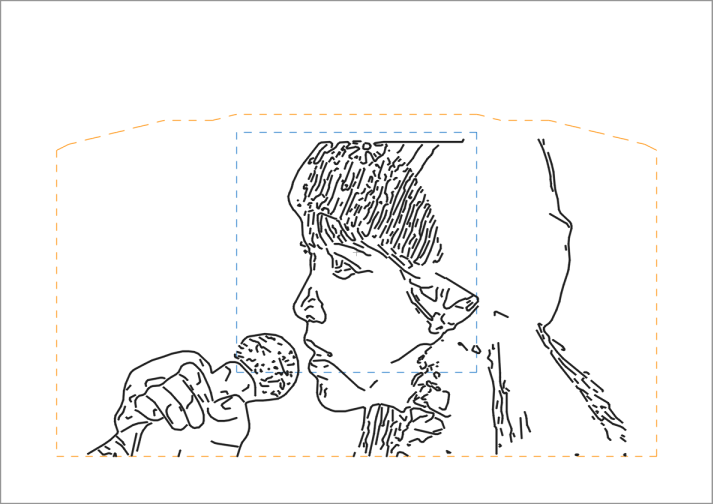
#> input picture LOG/assets/2026-09-26-bigger-drawing/photo1_mic_250mm_paper.png, 713 x 504 px
$ python lesson-01.py ../../LOG/assets/2026-09-26-bigger-drawing/photo1_mic_250mm_paper.png
#> lines starting #> are read from the running program, lines starting #| are printed output that depends on the picture
#!/usr/bin/env python3
"""OpenCV lesson 1: inspect an image and compare grayscale, blur, and Canny."""

import argparse
from pathlib import Path

import cv2 as cv


def main() -> None:
    parser = argparse.ArgumentParser(description=__doc__)
    parser.add_argument("image", type=Path, help="input photo or illustration")
    parser.add_argument(
        "--out",
        type=Path,
        default=Path("opencv_lesson1_output"),
        help="directory for saved intermediate images",
    )
    args = parser.parse_args()

    source = cv.imread(str(args.image), cv.IMREAD_COLOR)
#> source is the input picture: shape (504, 713, 3); mean B, G, R 243.9, 244.1, 244.2
    if source is None:
        parser.error(f"OpenCV could not read the image: {args.image}")

    height, width, channels = source.shape
#> height = 504; width = 713; channels = 3
    print(f"Image size (width x height): {width} x {height}")
#| Image size (width x height): 713 x 504
    print(f"Channels: {channels} (OpenCV color order: BGR)")
#| Channels: 3 (OpenCV color order: BGR)
    print(f"Data type: {source.dtype}; intensity range: {source.min()}..{source.max()}")
#| Data type: uint8; intensity range: 30..255

    gray = cv.cvtColor(source, cv.COLOR_BGR2GRAY)
    blurred = cv.GaussianBlur(gray, (5, 5), 0)
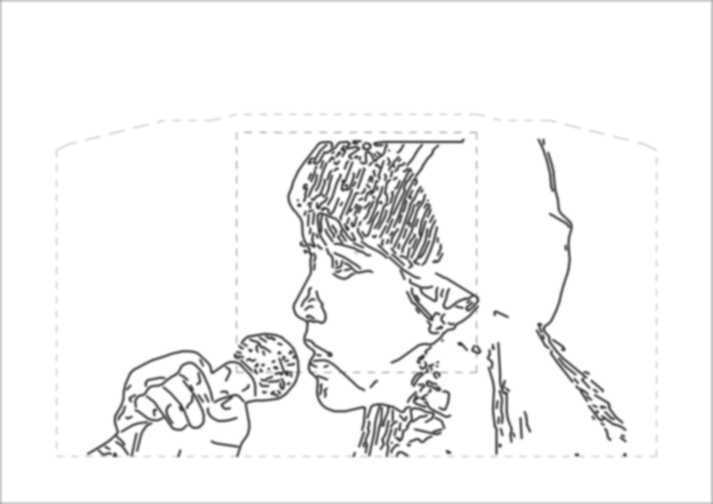
#> blurred: shape (504, 713); min 54, max 255, mean 244.3
    edges_low = cv.Canny(blurred, 50, 120)
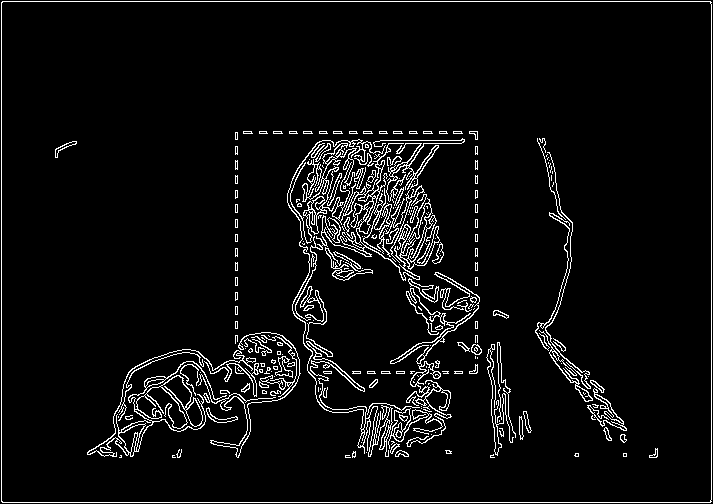
#> edges_low: shape (504, 713); 5.3% white in thin lines or dots
    edges_high = cv.Canny(blurred, 100, 200)
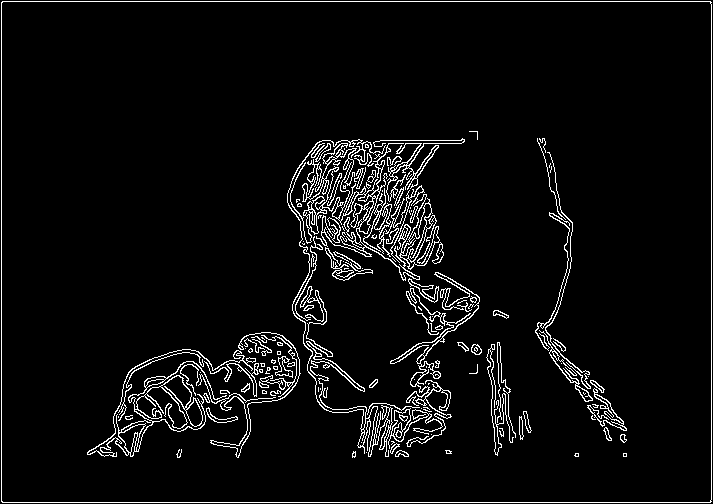
#> edges_high: shape (504, 713); 5% white in thin lines or dots

    args.out.mkdir(parents=True, exist_ok=True)
    stages = {
        "01_gray.png": gray,
        "02_blurred.png": blurred,
        "03_edges_low_50_120.png": edges_low,
        "04_edges_high_100_200.png": edges_high,
    }
    for filename, image in stages.items():
        destination = args.out / filename
        if not cv.imwrite(str(destination), image):
            raise OSError(f"Could not write output image: {destination}")
        print(f"Saved: {destination}")
#> this loop made 4 passes
#> filename on passes 1 to 4: '01_gray.png', '02_blurred.png', '03_edges_low_50_120.png', '04_edges_high_100_200.png'
#| Saved: opencv_lesson1_output/01_gray.png
#| Saved: opencv_lesson1_output/02_blurred.png
#| Saved: opencv_lesson1_output/03_edges_low_50_120.png
#| Saved: opencv_lesson1_output/04_edges_high_100_200.png

    panel_height = min(height, 600)
#> panel_height = 504
    panel_width = max(1, round(width * panel_height / height))
#> panel_width = 713
    previews = [
        cv.resize(image, (panel_width, panel_height), interpolation=cv.INTER_AREA)
        for image in (gray, blurred, edges_low, edges_high)
    ]
#> previews = 4 items
    comparison = cv.hconcat(previews)
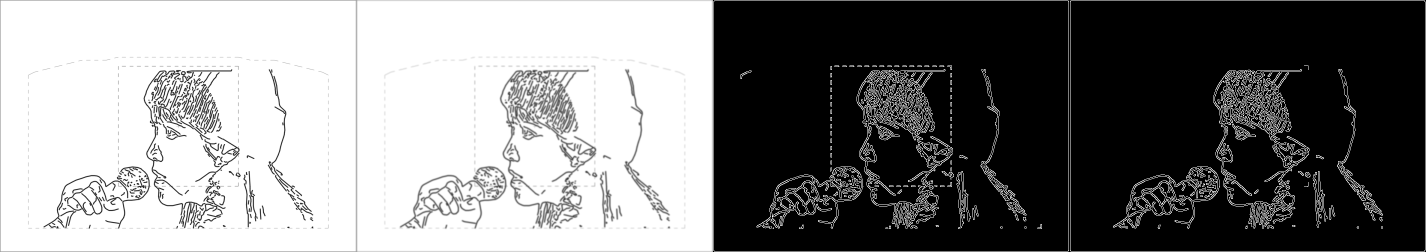
#> comparison: shape (504, 2852) (shown at 1/2 size); min 0, max 255, mean 128.7
    comparison_path = args.out / "05_comparison_gray_blur_canny.png"
    if not cv.imwrite(str(comparison_path), comparison):
        raise OSError(f"Could not write comparison image: {comparison_path}")
    print("Comparison order: grayscale | blurred | Canny 50/120 | Canny 100/200")
    print(f"Saved: {comparison_path}")


if __name__ == "__main__":
    main()

$ run again, on LOG/assets/2026-09-26-face-detail/photo1_mic.png
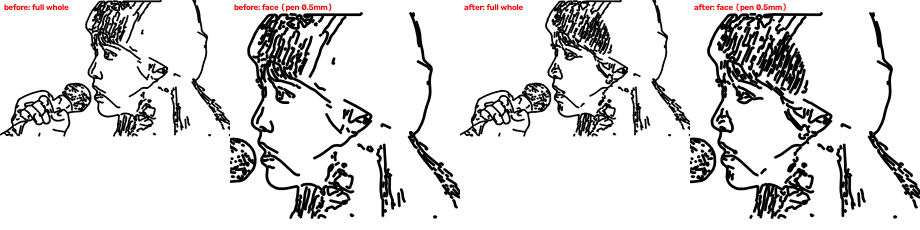
#> input picture LOG/assets/2026-09-26-face-detail/photo1_mic.png, 1840 x 460 px (shown at 1/2 size)
#> in main, source is the input picture: shape (460, 1840, 3); mean B, G, R 219.9, 219.9, 220.8
#| Image size (width x height): 1840 x 460
#| Channels: 3 (OpenCV color order: BGR)
#| Data type: uint8; intensity range: 0..255
#> in main, `edges_low = cv.Canny(blurred, 50, 120)`:
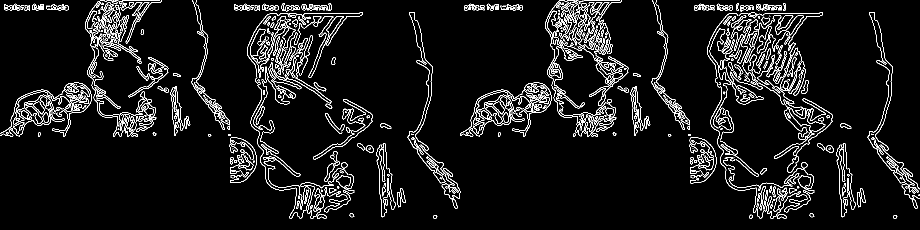
#> edges_low: shape (460, 1840) (shown at 1/2 size); 6.2% white in thin lines or dots
#> edges_high: shape (460, 1840); 6.1% white in thin lines or dots
#> the loop in main, `for filename, image in stages.items():` made 4 passes
#> filename on passes 1 to 4: '01_gray.png', '02_blurred.png', '03_edges_low_50_120.png', '04_edges_high_100_200.png'
#> (printed output is left out)
#> previews = 4 items
#> in main, `comparison = cv.hconcat(previews)`:
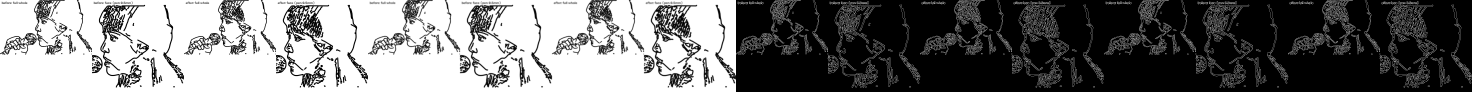
#> comparison: shape (460, 7360) (shown at 1/5 size); min 0, max 255, mean 117.9
